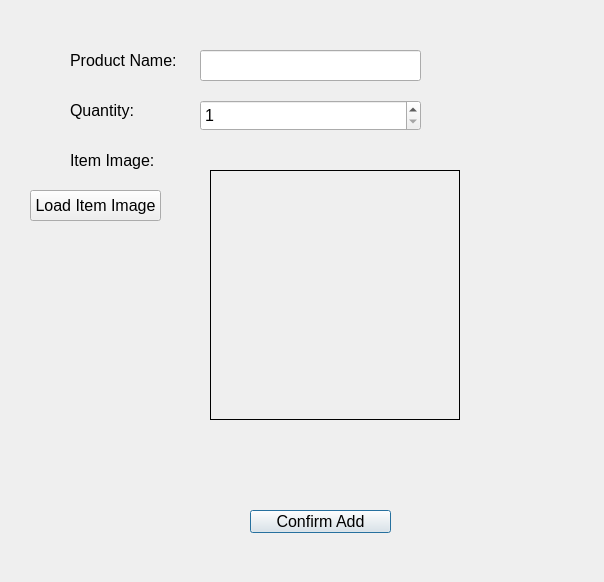
<?xml version="1.0" encoding="UTF-8"?>
<ui version="4.0">
 <class>AddItemDialog</class>
 <widget class="QDialog" name="AddItemDialog">
  <property name="geometry">
   <rect>
    <x>0</x>
    <y>0</y>
    <width>604</width>
    <height>582</height>
   </rect>
  </property>
  <property name="windowTitle">
   <string>Add Item</string>
  </property>
  <widget class="QLabel" name="label">
   <property name="geometry">
    <rect>
     <x>70</x>
     <y>50</y>
     <width>131</width>
     <height>21</height>
    </rect>
   </property>
   <property name="font">
    <font>
     <pointsize>12</pointsize>
    </font>
   </property>
   <property name="text">
    <string>Product Name:</string>
   </property>
  </widget>
  <widget class="QLabel" name="label_2">
   <property name="geometry">
    <rect>
     <x>70</x>
     <y>100</y>
     <width>131</width>
     <height>21</height>
    </rect>
   </property>
   <property name="font">
    <font>
     <pointsize>12</pointsize>
    </font>
   </property>
   <property name="text">
    <string>Quantity:</string>
   </property>
  </widget>
  <widget class="QLabel" name="label_3">
   <property name="geometry">
    <rect>
     <x>70</x>
     <y>150</y>
     <width>131</width>
     <height>21</height>
    </rect>
   </property>
   <property name="font">
    <font>
     <pointsize>12</pointsize>
    </font>
   </property>
   <property name="text">
    <string>Item Image:</string>
   </property>
  </widget>
  <widget class="QLineEdit" name="txtProductName">
   <property name="geometry">
    <rect>
     <x>200</x>
     <y>50</y>
     <width>221</width>
     <height>31</height>
    </rect>
   </property>
   <property name="font">
    <font>
     <pointsize>12</pointsize>
    </font>
   </property>
  </widget>
  <widget class="QSpinBox" name="sbQuantity">
   <property name="geometry">
    <rect>
     <x>200</x>
     <y>100</y>
     <width>221</width>
     <height>31</height>
    </rect>
   </property>
   <property name="font">
    <font>
     <pointsize>12</pointsize>
    </font>
   </property>
   <property name="minimum">
    <number>1</number>
   </property>
   <property name="maximum">
    <number>1000</number>
   </property>
  </widget>
  <widget class="QLabel" name="lblImage">
   <property name="geometry">
    <rect>
     <x>210</x>
     <y>170</y>
     <width>250</width>
     <height>250</height>
    </rect>
   </property>
   <property name="frameShape">
    <enum>QFrame::Panel</enum>
   </property>
   <property name="text">
    <string/>
   </property>
  </widget>
  <widget class="QPushButton" name="btnConfirmAdd">
   <property name="geometry">
    <rect>
     <x>250</x>
     <y>510</y>
     <width>141</width>
     <height>23</height>
    </rect>
   </property>
   <property name="font">
    <font>
     <pointsize>12</pointsize>
    </font>
   </property>
   <property name="text">
    <string>Confirm Add</string>
   </property>
  </widget>
  <widget class="QPushButton" name="btnLoadImage">
   <property name="geometry">
    <rect>
     <x>30</x>
     <y>190</y>
     <width>131</width>
     <height>31</height>
    </rect>
   </property>
   <property name="font">
    <font>
     <pointsize>12</pointsize>
    </font>
   </property>
   <property name="text">
    <string>Load Item Image</string>
   </property>
  </widget>
 </widget>
 <resources/>
 <connections/>
</ui>
